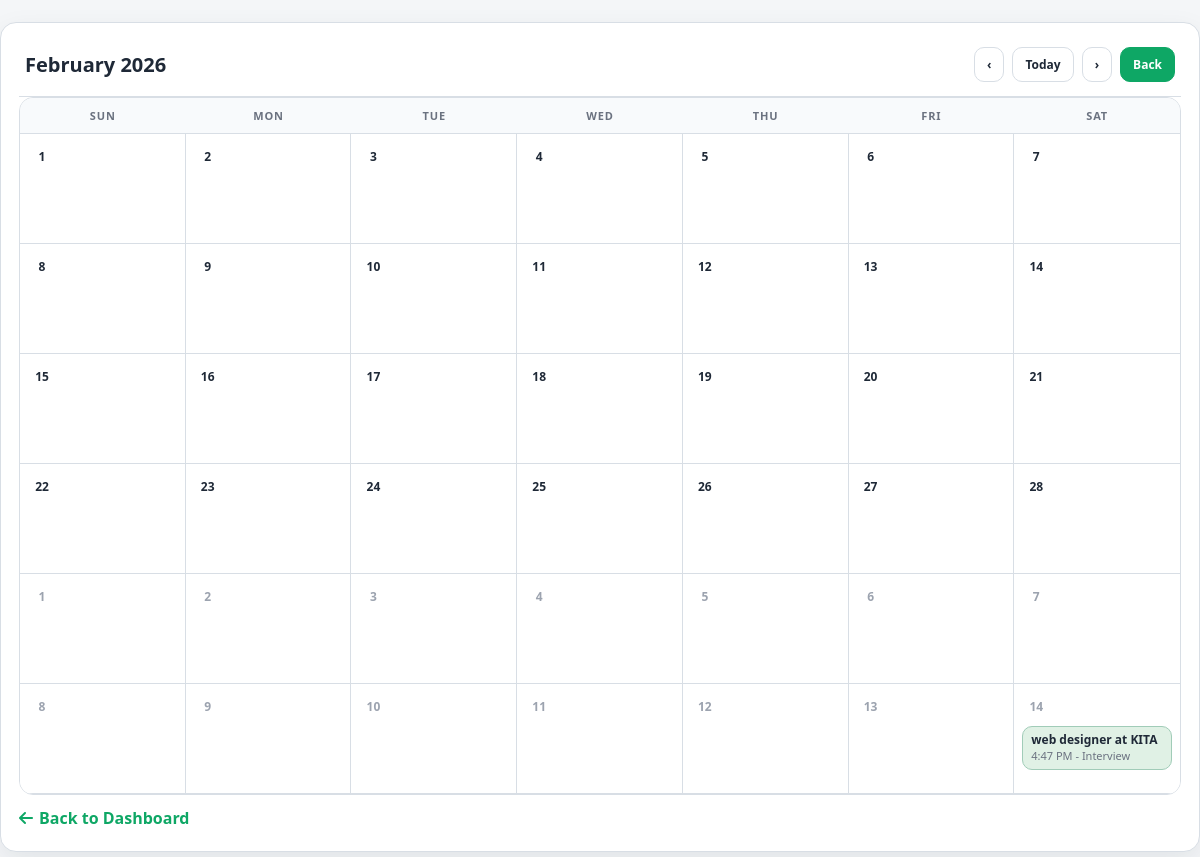
/KITA/schedule.php?month=2026-02 (signed in), run on the app's committed database.
### tables this page shows
CREATE TABLE `applications` (
  `application_id` int(10) UNSIGNED NOT NULL,
  `job_id` int(10) UNSIGNED NOT NULL,
  `student_id` int(10) UNSIGNED NOT NULL,
  `status` varchar(20) NOT NULL DEFAULT 'pending',
  `applied_at` timestamp NOT NULL DEFAULT current_timestamp(),
  `interview_type` varchar(20) DEFAULT NULL,
  `interview_datetime` datetime DEFAULT NULL,
  `interview_notes` text DEFAULT NULL
);

CREATE TABLE `jobs` (
  `job_id` int(10) UNSIGNED NOT NULL,
  `employer_id` int(10) UNSIGNED NOT NULL,
  `job_title` varchar(150) NOT NULL,
  `description` text NOT NULL,
  `strand_required` varchar(120) NOT NULL,
  `skills_required` text NOT NULL,
  `location` varchar(120) NOT NULL,
  `salary` varchar(80) NOT NULL,
  `job_type` enum('part-time','full-time','internship','temporary') NOT NULL,
  `created_at` timestamp NOT NULL DEFAULT current_timestamp()
);

CREATE TABLE `employers` (
  `id` int(11) NOT NULL,
  `company_name` varchar(120) NOT NULL,
  `contact_name` varchar(100) NOT NULL,
  `email` varchar(140) NOT NULL,
  `industry` varchar(100) NOT NULL,
  `company_size` varchar(20) NOT NULL,
  `location` varchar(120) NOT NULL,
  `phone` varchar(30) DEFAULT NULL,
  `website` varchar(255) DEFAULT NULL,
  `password` varchar(255) NOT NULL,
  `created_at` timestamp NULL DEFAULT current_timestamp(),
  `profile_picture` varchar(255) DEFAULT NULL,
  `bio` text DEFAULT NULL
);

### KITA/schedule.php (the view, shortened to what this page needs)
<?php
$user = $_SESSION['user'] ?? null;
$employer = $_SESSION['employer'] ?? null;
$isEmployer = !!$employer;
$viewerId = $isEmployer ? (int)($employer['id'] ?? 0) : (int)($user['user_id'] ?? 0);
$conn = db();
$schedule = [];
if ($isEmployer) {
    $stmt = $conn->prepare(
        "SELECT a.interview_datetime, a.interview_type, a.interview_notes, j.job_title, u.username AS student_name, u.email AS student_email, u.strand AS student_strand
         FROM applications a
         INNER JOIN jobs j ON j.job_id = a.job_id
         LEFT JOIN users u ON u.user_id = a.student_id
         WHERE j.employer_id = ? AND a.status IN ('interview_scheduled', 'call_scheduled')
         ORDER BY a.interview_datetime ASC"
    );
    if ($stmt) {
        $stmt->bind_param('i', $viewerId);
        $stmt->execute();
        $res = $stmt->get_result();
        while ($row = $res->fetch_assoc()) {
            $schedule[] = $row;
        }
        $stmt->close();
    }
} else {
    $stmt = $conn->prepare(
        "SELECT a.interview_datetime, a.interview_type, a.interview_notes, j.job_title, e.company_name
         FROM applications a
         INNER JOIN jobs j ON j.job_id = a.job_id
         LEFT JOIN employers e ON e.id = j.employer_id
         WHERE a.student_id = ? AND a.status IN ('interview_scheduled', 'call_scheduled')
         ORDER BY a.interview_datetime ASC"
    );
    if ($stmt) {
        $stmt->bind_param('i', $viewerId);
        $stmt->execute();
        $res = $stmt->get_result();
        while ($row = $res->fetch_assoc()) {
            $schedule[] = $row;
        }
    }
}
$monthParam = trim((string)($_GET['month'] ?? ''));
if ($monthParam !== '' && preg_match('/^\d{4}-\d{2}$/', $monthParam)) {
    $monthStart = $monthParam . '-01';
} else {
    $monthStart = date('Y-m-01');
}
$monthTs = strtotime($monthStart);
$year = (int) date('Y', $monthTs);
$month = (int) date('m', $monthTs);
$daysInMonth = (int) date('t', $monthTs);
$monthLabel = date('F Y', $monthTs);
$firstDayDow = (int) date('w', $monthTs);
$prevMonthTs = strtotime('-1 month', $monthTs);
$nextMonthTs = strtotime('+1 month', $monthTs);
$prevMonthParam = date('Y-m', $prevMonthTs);
$nextMonthParam = date('Y-m', $nextMonthTs);
$eventsByDate = [];
foreach ($schedule as $item) {
    $dt = strtotime($item['interview_datetime']);
    $key = date('Y-m-d', $dt);
    $eventsByDate[$key][] = $item;
}
?>
<!DOCTYPE html>
<html lang="en">
<head>
    <link rel="stylesheet" href="https://cdnjs.cloudflare.com/ajax/libs/font-awesome/6.5.2/css/all.min.css" />
</head>
<body>
    <div class="container">
        <div class="cal-top">
            <div class="cal-title"><?php echo htmlspecialchars($monthLabel); ?></div>
            <div class="cal-actions">
                <a class="cal-btn" href="?month=<?php echo $prevMonthParam; ?>">&#8249;</a>
                <a class="cal-btn" href="?month=<?php echo date('Y-m'); ?>">Today</a>
                <a class="cal-btn" href="?month=<?php echo $nextMonthParam; ?>">&#8250;</a>
                <a class="cal-btn primary" href="<?php echo $isEmployer ? 'employer.php' : 'dashboard.php'; ?>">Back</a>
            </div>
        </div>
        <div class="calendar">
            <div class="calendar-head">
                <div class="day">SUN</div>
                <div class="day">MON</div>
                <div class="day">TUE</div>
                <div class="day">WED</div>
                <div class="day">THU</div>
                <div class="day">FRI</div>
                <div class="day">SAT</div>
            </div>
            <div class="calendar-grid">
                <?php
                    $todayKey = date('Y-m-d');
                    $cellCount = 42;
                    $dayNum = 1;
                    $prevMonthDays = (int) date('t', strtotime('first day of -1 month', $monthTs));
                    $startPrevDay = $prevMonthDays - $firstDayDow + 1;
                    for ($cell = 0; $cell < $cellCount; $cell++) {
                        $cellDay = 0;
                        $cellMonth = $month;
                        $cellYear = $year;
                        $isMuted = false;
                        if ($cell < $firstDayDow) {
                            $cellDay = $startPrevDay + $cell;
                            $prevTs = strtotime('-1 month', $monthTs);
                            $cellMonth = (int) date('m', $prevTs);
                            $cellYear = (int) date('Y', $prevTs);
                            $isMuted = true;
                        } elseif ($dayNum <= $daysInMonth) {
                            $cellDay = $dayNum;
                            $dayNum++;
                        } else {
                            $cellDay = $dayNum - $daysInMonth;
                            $dayNum++;
                            $nextTs = strtotime('+1 month', $monthTs);
                            $cellMonth = (int) date('m', $nextTs);
                            $cellYear = (int) date('Y', $nextTs);
                            $isMuted = true;
                        }
                        $cellDateKey = sprintf('%04d-%02d-%02d', $cellYear, $cellMonth, $cellDay);
                        $isToday = $cellDateKey === $todayKey;
                ?>
                    <div class="day-cell">
                        <div class="date-badge<?php echo $isMuted ? ' muted' : ''; ?><?php echo $isToday ? ' today' : ''; ?>">
                            <?php echo $cellDay; ?>
                        </div>
                        <?php if (!empty($eventsByDate[$cellDateKey])): ?>
                            <?php foreach ($eventsByDate[$cellDateKey] as $item): ?>
                                <div class="event">
                                    <div class="title">
                                        <?php if ($isEmployer): ?>
                                            <?php echo htmlspecialchars($item['job_title']); ?> - <?php echo htmlspecialchars($item['student_name'] ?? 'Unknown'); ?>
                                        <?php else: ?>
                                            <?php echo htmlspecialchars($item['job_title']); ?> at <?php echo htmlspecialchars($item['company_name'] ?? 'Unknown Company'); ?>
                                        <?php endif; ?>
                                    </div>
                                    <div class="meta">
                                        <?php echo date('g:i A', strtotime($item['interview_datetime'])); ?> - <?php echo ucfirst(htmlspecialchars($item['interview_type'])); ?>
                                    </div>
                                </div>
                            <?php endforeach; ?>
                        <?php endif; ?>
                    </div>
                <?php } ?>
            </div>
        </div>
        <a href="<?php echo $isEmployer ? 'employer.php' : 'dashboard.php'; ?>" class="back-link">
            <i class="fas fa-arrow-left"></i> Back to Dashboard
        </a>
    </div>
</body>
</html>

### KITA/schedule.php (style rules this page uses)
:root { --bg: #f4f6f8; --surface: #ffffff; --surface-2: #f8fafc; --text: #1f2937; --muted: #6b7280; --line: #d8dee5; --accent: #0ea765; --accent-2: #0b8752; --chip: #eef2f7; --shadow: 0 10px 28px rgba(15, 23, 42, 0.08); }
* { box-sizing: border-box; margin: 0; padding: 0; }
body { font-family: "Segoe UI", Tahoma, Geneva, Verdana, sans-serif; background: var(--bg); color: var(--text); margin: 0; padding: 0; }
.container { max-width: 1280px; margin: 22px auto 36px; background: var(--surface); border-radius: 16px; box-shadow: var(--shadow); padding: 18px 18px 22px; border: 1px solid var(--line); }
.cal-top { display: flex; align-items: center; justify-content: space-between; gap: 12px; padding: 6px 6px 14px; border-bottom: 1px solid var(--line); }
.cal-title { font-size: 20px; font-weight: 700; color: var(--text); }
.cal-actions { display: flex; align-items: center; gap: 8px; flex-wrap: wrap; }
.cal-btn { border: 1px solid var(--line); background: var(--surface); color: var(--text); padding: 8px 12px; border-radius: 10px; font-size: 12px; text-decoration: none; font-weight: 600; transition: background 0.2s ease, border-color 0.2s ease, color 0.2s ease; }
.cal-btn.primary { background: var(--accent); border-color: var(--accent); color: #fff; }
.calendar { border: 1px solid var(--line); border-radius: 14px; overflow: hidden; background: var(--surface); }
.calendar-head { display: grid; grid-template-columns: repeat(7, 1fr); background: var(--surface-2); border-bottom: 1px solid var(--line); }
.calendar-head .day { padding: 10px 0; text-align: center; font-weight: 700; color: var(--muted); font-size: 11px; letter-spacing: 0.08em; }
.calendar-grid { display: grid; grid-template-columns: repeat(7, 1fr); grid-auto-rows: minmax(110px, auto); }
.day-cell { border-right: 1px solid var(--line); border-bottom: 1px solid var(--line); padding: 8px 8px 6px; position: relative; background: var(--surface); }
.day-cell:nth-child(7n) { border-right: none; }
.date-badge { font-size: 12px; font-weight: 700; color: var(--text); width: 28px; height: 28px; display: inline-flex; align-items: center; justify-content: center; border-radius: 999px; }
.date-badge.muted { color: #9ca3af; }
.event { margin-top: 6px; background: color-mix(in oklab, var(--accent) 16%, var(--surface)); border: 1px solid color-mix(in oklab, var(--accent) 35%, var(--line)); color: var(--text); border-radius: 10px; padding: 6px 8px; font-size: 12px; line-height: 1.2; }
.event .title { font-weight: 700; margin-bottom: 2px; }
.event .meta { font-size: 11px; color: var(--muted); }
.back-link { display: inline-flex; align-items: center; gap: 6px; color: var(--accent); text-decoration: none; font-weight: 600; margin-top: 12px; }

### data on the page
applications: job.job_title "web designer", employers.company_name "KITA", interview_datetime "4:47 PM", interview_type "Interview"

### other printed values
$monthLabel "February 2026"
$cellDay "1"
$cellDay "2"
$cellDay "3"
$cellDay "4"
$cellDay "5"
$cellDay "6"
$cellDay "7"
$cellDay "8"
$cellDay "9"
$cellDay "10"
$cellDay "11"
$cellDay "12"
$cellDay "13"
$cellDay "14"
